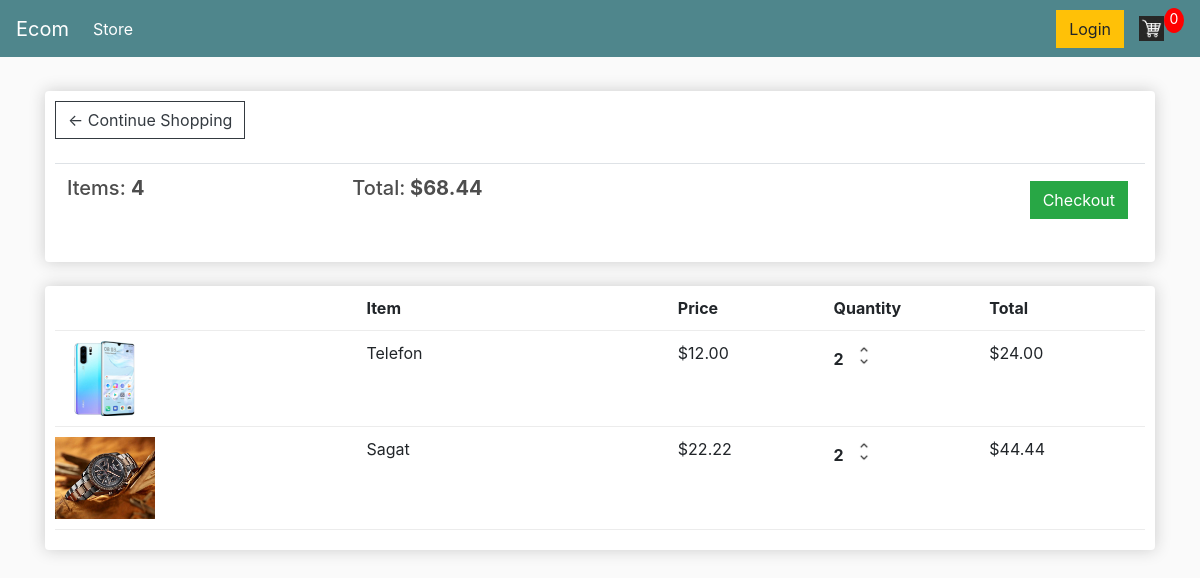
The app's page /cart/ (signed in) with its own data.
### home/models.py (models this page shows, shortened)
class Order(models.Model):
    customer = models.ForeignKey(Customer, on_delete=models.SET_NULL,blank=True,null=True)
    data_order = models.DateTimeField(auto_now_add=True)
    complate = models.BooleanField(default=True)
    translation_id = models.CharField(max_length=255,null=True)
    @property
    def get_cart_total(self):
        orderitems = self.orderitem_set.all()
        total = sum([item.get_total for item in orderitems])
        return total
    @property
    def get_cart_items(self):
        orderitems = self.orderitem_set.all()
        total = sum([item.quantity for item in orderitems])
        return total

class OrderItem(models.Model):
    product = models.ForeignKey(Product, on_delete=models.SET_NULL, null=True)
    order = models.ForeignKey(Order, on_delete=models.SET_NULL,null=True)
    quantity = models.IntegerField(default=0,null=True,blank=True)
    date_added = models.DateTimeField(auto_now_add=True)
    @property
    def get_total(self):
        total = self.product.price * self.quantity
        return total

class Product(models.Model):
    name = models.CharField(max_length=255,null=True)
    price = models.DecimalField(max_digits=7, decimal_places=2)
    image = models.ImageField(null=True,blank=True)
    @property
    def imageUrl(self):
        try:
            url =self.image.url
        except:
            url = ''
            print("Image yok")
        return url

### home/views.py (the view)
# urls.py: path('cart/',Cart,name='cart'),
def Cart(request):
    if request.user.is_authenticated:
        customer = request.user.customer
        order,create = Order.objects.get_or_create(customer=customer,complate=False)
        items = order.orderitem_set.all()
    else:
        items = []
        order ={'order.get_cart_items':0,'order.get_cart_total':0}
    context={'items':items,'order':order}
    return render (request,'store/cart.html',context)

### templates/store/cart.html
{% extends 'store/main.html' %}
{% load static %}
{% block content %}
	<div class="row">
		<div class="col-lg-12">
			<div class="box-element">
				<a  class="btn btn-outline-dark" href="{% url 'store' %}">&#x2190; Continue Shopping</a>
				<br>
				<br>
				<table class="table">
					<tr>
						<th><h5>Items: <strong>{{order.get_cart_items}}</strong></h5></th>
						<th><h5>Total:<strong> ${{order.get_cart_total|floatformat:2}}</strong></h5></th>
						<th>
							<a  style="float:right; margin:5px;" class="btn btn-success" href="{% url 'checkout' %}">Checkout</a>
						</th>
					</tr>
				</table>
			</div>
			<br>
			<div class="box-element">
				<div class="cart-row">
					<div style="flex:2"></div>
					<div style="flex:2"><strong>Item</strong></div>
					<div style="flex:1"><strong>Price</strong></div>
					<div style="flex:1"><strong>Quantity</strong></div>
					<div style="flex:1"><strong>Total</strong></div>
				</div>
				{% for item in items %}
				<div class="cart-row">
					<div style="flex:2"><img class="row-image" src="{{item.product.imageUrl}}"></div>
					<div style="flex:2"><p>{{item.product.name}}</p></div>
					<div style="flex:1"><p>${{item.product.price|floatformat:2}}</p></div>
					<div style="flex:1">
						<p class="quantity">{{item.quantity}}</p>
						<div class="quantity">
							<img class="chg-quantity" src="{% static  'images/arrow-up.png' %}">
							<img class="chg-quantity" src="{% static  'images/arrow-down.png' %}">
						</div>
					</div>
					<div style="flex:1"><p>${{item.get_total}}</p></div>
				</div>
                {% endfor %}
			</div>
		</div>
	</div>
{% endblock content %}

### templates/store/main.html (shortened to what this page needs)
{% load static %}
<html>
<head>
	<link rel="stylesheet" href="https://stackpath.bootstrapcdn.com/bootstrap/4.4.1/css/bootstrap.min.css">
	<link rel="stylesheet" type="text/css" href="{% static 'css/main.css' %}">
</head>
<body>
	<nav class="navbar navbar-expand-lg navbar-dark bg-dark">
	  <a class="navbar-brand" href="{% url 'store' %}">Ecom</a>
	  <div class="collapse navbar-collapse" id="navbarSupportedContent">
	    <ul class="navbar-nav mr-auto">
	      <li class="nav-item active">
	        <a class="nav-link" href="{% url 'store' %}">Store <span class="sr-only">(current)</span></a>
	      </li>
	    </ul>
	    <div class="form-inline my-2 my-lg-0">
	     	<a href="#"class="btn btn-warning">Login</a>
	     	<a href="{% url 'cart' %}">
	    		<img  id="cart-icon" src="{% static 'images/cart.png' %}" >
	    	</a>
	    	<p id="cart-total">0</p>
	    </div>
	  </div>
	</nav>
     <div class="container">
            <br>
            {% block content %}
            {% endblock content %}
         </div>
</body>
</html>

### static/css/main.css (style rules this page uses)
body { background-color: hsl(0, 0%, 98%); }
h1,h2,h3,h4,h5,h6 { color:hsl(0, 0%, 30%); }
.box-element { box-shadow:hsl(0, 0%, 80%) 0 0 16px; background-color: #fff; border-radius: 4px; padding: 10px; }
.bg-dark { background-color: #4f868c!important; }
#cart-icon { width:25px; display: inline-block; margin-left: 15px; }
#cart-total { display: block; text-align: center; color:#fff; background-color: red; width: 20px; height: 25px; border-radius: 50%; font-size: 14px; }
.col-lg-4, .col-lg-6, .col-lg-8, .col-lg-12 { margin-top: 10px; }
.btn { border-radius: 0; }
.row-image { width: 100px; }
.cart-row { display: flex; align-items: flex-stretch; padding-bottom: 10px; margin-bottom: 10px; border-bottom: 1px solid #ececec; }
.quantity { display: inline-block; font-weight: 700; padding-right:10px; }
.chg-quantity { width: 12px; cursor: pointer; display: block; margin-top: 5px; transition:.1s; }

### records on screen
Order: get_cart_items "4", get_cart_total "68.44"
OrderItem: product.imageUrl (picture), product.name "Telefon", product.price "12.00", quantity "2", get_total "24.00"
OrderItem: product.imageUrl (picture), product.name "Sagat", product.price "22.22", quantity "2", get_total "44.44"
